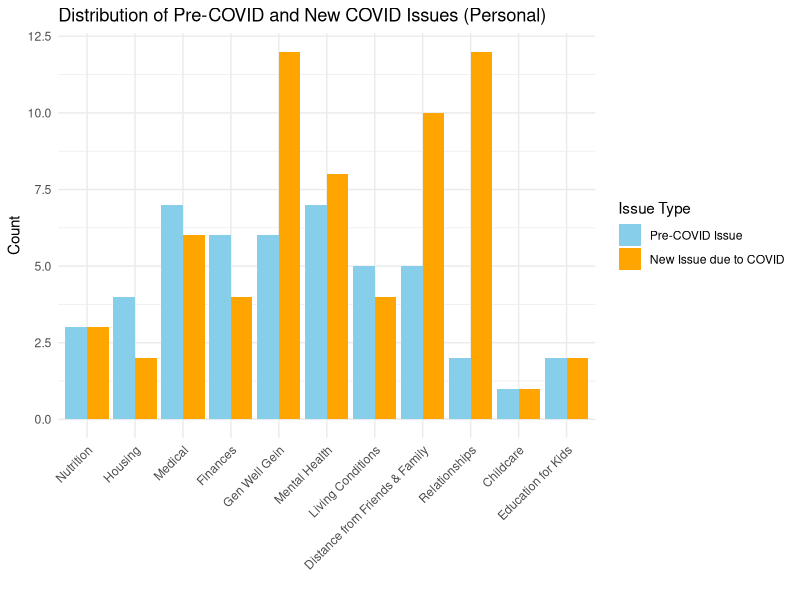
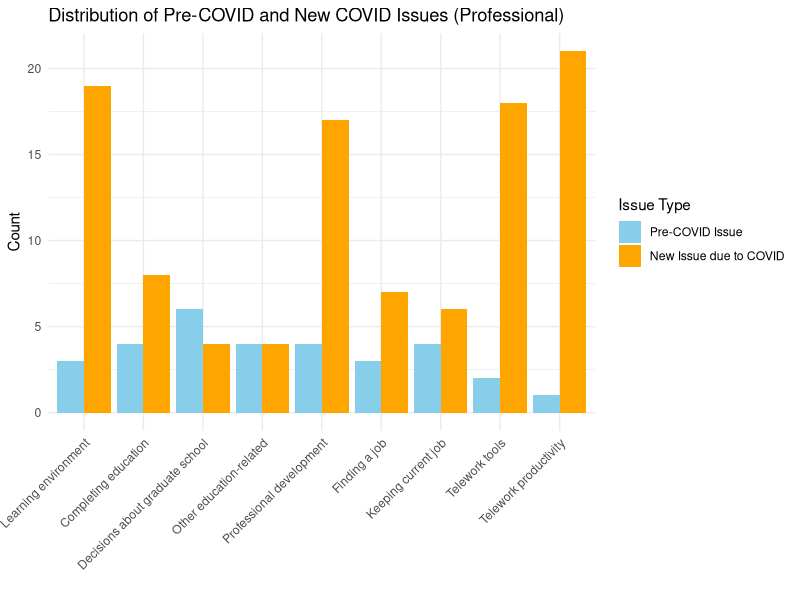
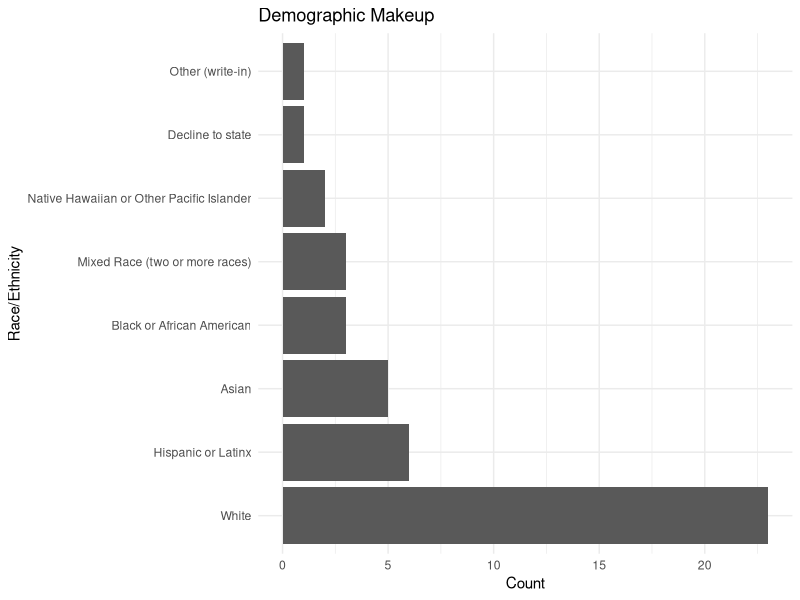
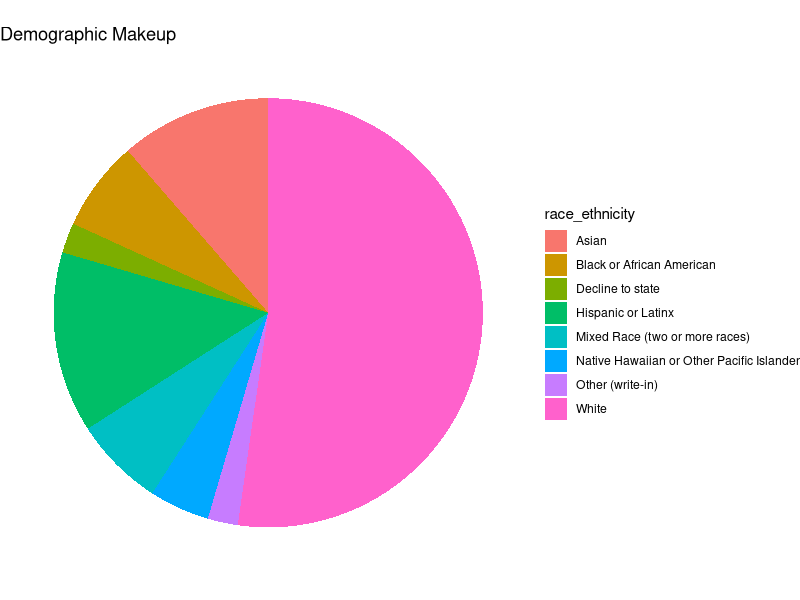
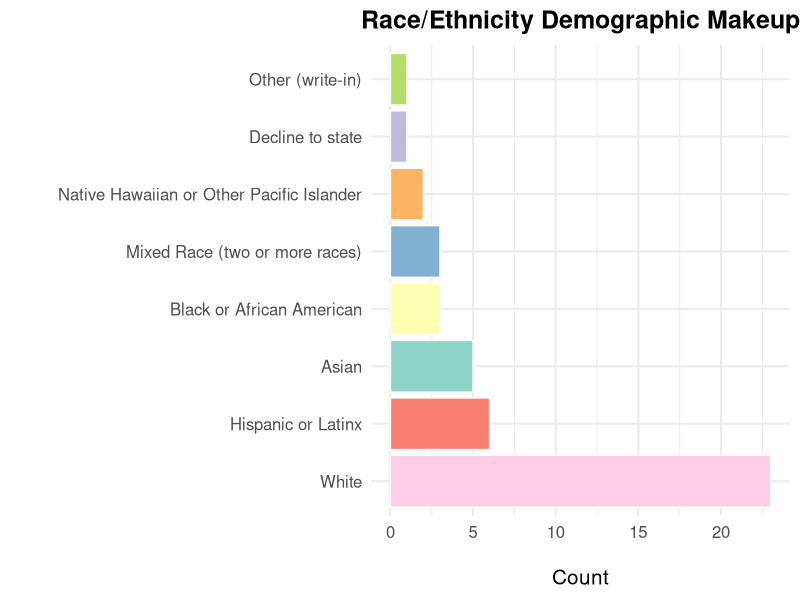
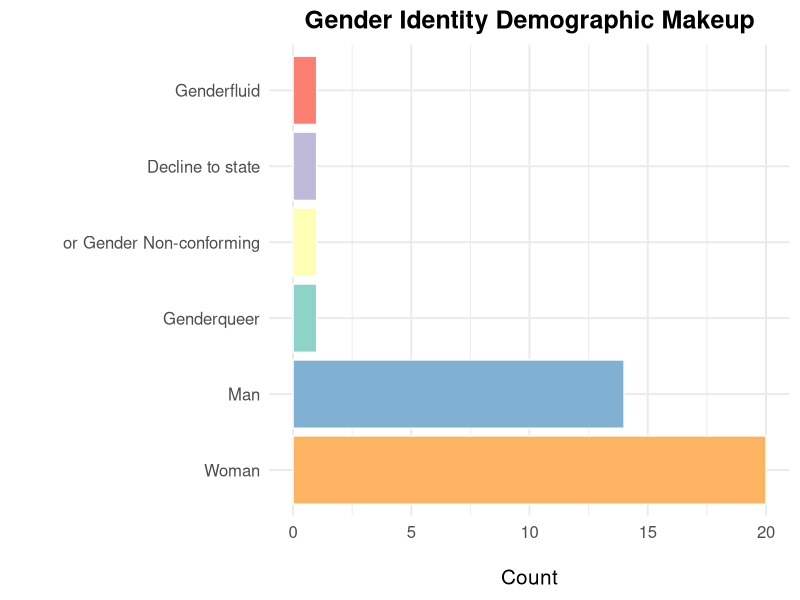
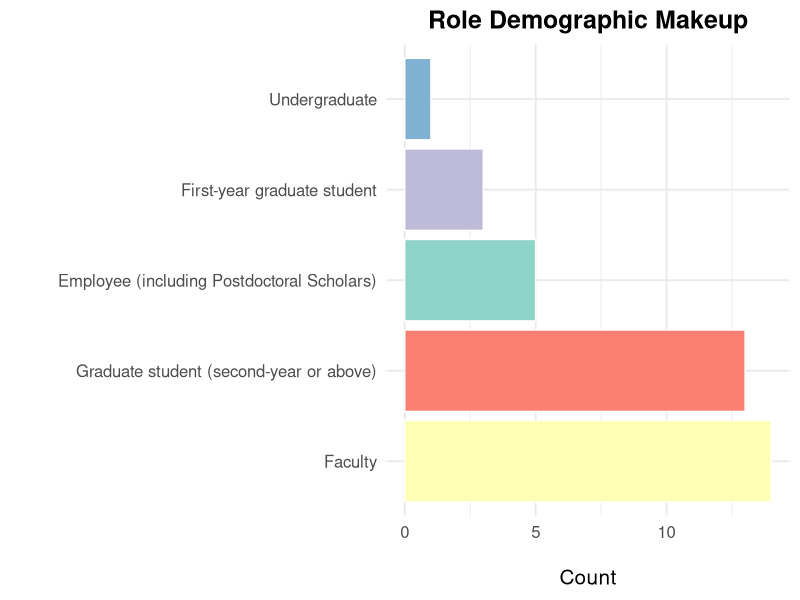
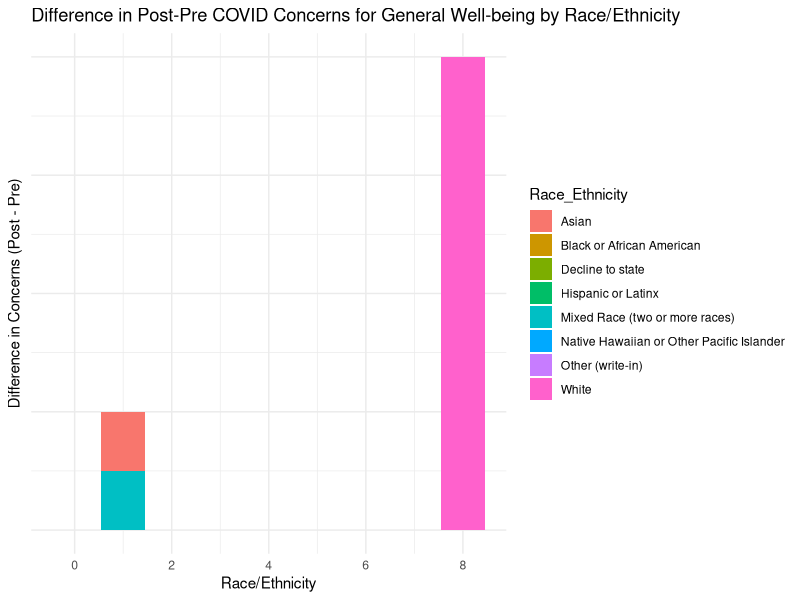

R code for these plots, in order:
## ---- chunk 1
library(tidyverse)
library(tibble)
library(kableExtra)
data <- read.csv("data_snippet.csv")
## ---- chunk 2
personal_prefix <- "Currently..are.you.concerned.about.the.following....If.you.are.not..leave.blank...__________About......Personal.impacts..."
professional_prefix <- "Currently..are.you.concerned.about.the.following....If.you.are.not..leave.blank.....__________Abo......Academic.and.or.professional.impacts..."

remove_prefix <- function(column_name, prefix_to_remove) {
  column_name <- gsub(prefix_to_remove, "", column_name)
  return(column_name)
}

personal_concern_columns <- grep(personal_prefix, names(data), value = TRUE)
professional_concern_columns <- grep(professional_prefix, names(data), value = TRUE)

cleaned_personal_column_names <- lapply(personal_concern_columns, remove_prefix, prefix_to_remove = personal_prefix)
cleaned_professional_column_names <- lapply(professional_concern_columns, remove_prefix, prefix_to_remove = professional_prefix)

df_personal <- data[personal_concern_columns]
df_professional <- data[professional_concern_columns]
names(df_personal) <- cleaned_personal_column_names
names(df_professional) <- cleaned_professional_column_names
## ---- chunk 3
# 0 - Not Concerned
# 1 - pre-covid issue
# 2 - new issue due to covid
# 3 - cannot access resources
head(df_personal)
head(df_professional)
## ---- chunk 4
aggregate_personal <- data.frame(
  Pre_COVID_Count = colSums(df_personal == 1, na.rm = TRUE),
  New_COVID_Count = colSums(df_personal == 2, na.rm = TRUE)
)

aggregate_professional <- data.frame(
  Pre_COVID_Count = colSums(df_professional == 1, na.rm = TRUE),
  New_COVID_Count = colSums(df_professional == 2, na.rm = TRUE)
)

filtered_aggregate_personal <- aggregate_personal[rowSums(aggregate_personal) > 0, ]
filtered_aggregate_professional <- aggregate_professional[rowSums(aggregate_professional) > 0, ]

tbl_personal <- as_tibble(filtered_aggregate_personal)
tbl_professional <- as_tibble(filtered_aggregate_professional)

styled_tbl_personal <- tbl_personal %>%
  mutate(
    Concern_Category = c("Nutrition", "Housing", "Medical", "Finances", "Gen Well Gein", "Mental Health", "Living Conditions", "Distance from Friends & Family", "Relationships", "Childcare", "Education for Kids"),
    Difference = New_COVID_Count - Pre_COVID_Count
  ) %>%
  select(Concern_Category, Pre_COVID_Count, New_COVID_Count, Difference) %>%
  kable(., align = "c", caption = "Distribution of Pre-COVID and New COVID Issues (Personal)") %>%
  kable_styling(full_width = FALSE)

styled_tbl_professional <- tbl_professional %>%
  mutate(
    Concern_Category = c("Learning environment", "Completing education", "Decisions about graduate school", "Other education-related", "Professional development", "Finding a job", "Keeping current job", "Telework tools", "Telework productivity"),
    Difference = New_COVID_Count - Pre_COVID_Count
  ) %>%
  select(Concern_Category, Pre_COVID_Count, New_COVID_Count, Difference) %>%
  kable(., align = "c", caption = "Distribution of Pre-COVID and New COVID Issues (Professional)") %>%
  kable_styling(full_width = FALSE)

styled_tbl_personal
styled_tbl_professional
## ---- chunk 5
personal_labels <- c("Nutrition", "Housing", "Medical", "Finances", "Gen Well Gein", "Mental Health", "Living Conditions", "Distance from Friends & Family", "Relationships", "Childcare", "Education for Kids")

df_personal_long <- filtered_aggregate_personal %>%
  rownames_to_column(var = "Concern_Category") %>%
  pivot_longer(cols = c("Pre_COVID_Count", "New_COVID_Count"), 
               names_to = "Type", values_to = "Count") %>%
  mutate(Concern_Category = factor(Concern_Category, 
                                   levels = rownames(filtered_aggregate_personal),
                                   labels = personal_labels))
type_order <- c("Pre_COVID_Count", "New_COVID_Count")
df_personal_long$Type <- factor(df_personal_long$Type, levels = type_order)

ggplot(df_personal_long, aes(x = Concern_Category, y = Count, fill = Type)) +
  geom_bar(stat = "identity", position = position_dodge()) +
  scale_fill_manual(values = c("skyblue", "orange"), 
                    labels = c("Pre-COVID Issue", "New Issue due to COVID")) +
  labs(title = "Distribution of Pre-COVID and New COVID Issues (Personal)",
       x = "", y = "Count", fill = "Issue Type") +
  theme_minimal() +
  theme(axis.text.x = element_text(angle = 45, hjust = 1, vjust = 1))
## ---- chunk 6
professional_labels <- c("Learning environment", "Completing education", "Decisions about graduate school", "Other education-related", "Professional development", "Finding a job", "Keeping current job", "Telework tools", "Telework productivity")

df_professional_long <- filtered_aggregate_professional %>%
  rownames_to_column(var = "Concern_Category") %>%
  pivot_longer(cols = c("Pre_COVID_Count", "New_COVID_Count"), 
               names_to = "Type", values_to = "Count") %>%
  mutate(Concern_Category = factor(Concern_Category, 
                                   levels = rownames(filtered_aggregate_professional),
                                   labels = professional_labels))

type_order <- c("Pre_COVID_Count", "New_COVID_Count")
df_professional_long$Type <- factor(df_professional_long$Type, levels = type_order)

ggplot(df_professional_long, aes(x = Concern_Category, y = Count, fill = Type)) +
  geom_bar(stat = "identity", position = position_dodge()) +
  scale_fill_manual(values = c("skyblue", "orange"), 
                    labels = c("Pre-COVID Issue", "New Issue due to COVID")) +
  labs(title = "Distribution of Pre-COVID and New COVID Issues (Professional)",
       x = "", y = "Count", fill = "Issue Type") +
  theme_minimal() +
  theme(axis.text.x = element_text(angle = 45, hjust = 1, vjust = 1))
## ---- chunk 7
race_ethnicity_counts <- data %>%
  separate_rows(`What.is.your.race.and.or.ethnicity..Check.all.that.apply....Selected.Choice`, sep = ",") %>%
  count(`What.is.your.race.and.or.ethnicity..Check.all.that.apply....Selected.Choice`, name = "count")

race_ethnicity_counts <- race_ethnicity_counts %>%
  rename(race_ethnicity = `What.is.your.race.and.or.ethnicity..Check.all.that.apply....Selected.Choice`)

ggplot(race_ethnicity_counts, aes(x = reorder(race_ethnicity, -count), y = count)) +
  geom_bar(stat = "identity") +
  coord_flip() +
  labs(title = "Demographic Makeup",
       x = "Race/Ethnicity",
       y = "Count") +
  theme_minimal()
## ---- chunk 8
race_ethnicity_counts %>%
  ggplot(aes(x = "", y = count, fill = race_ethnicity)) +
  geom_bar(stat = "identity", width = 1) +
  coord_polar("y") +
  labs(title = "Demographic Makeup") +
  theme_void() +
  theme(legend.position = "right")
## ---- chunk 9
render_summary_table_graph <- function(df, column, category_name) {
  total <- nrow(df)
  
  summary_df <- df %>%
    separate_rows({{column}}, sep = ",") %>%
    count({{column}}, name = "count") %>%
    mutate(percentage = round((count / total) * 100, 2)) %>%
    rename(Category = {{column}}) %>% 
    arrange(desc(count))
  
  summary_table <- kable(summary_df, format = "html", col.names = c(category_name, "Count", "Percentage (%)")) %>%
    kable_styling(full_width = FALSE, bootstrap_options = c("striped", "hover", "condensed")) %>%
  print(summary_table)
  
  graph <- ggplot(summary_df, aes(x = reorder(Category, -count), y = count, fill = Category)) +
    geom_bar(stat = "identity", color = "white", show.legend = FALSE) +
    coord_flip() +
    labs(title = paste(category_name, "Demographic Makeup"),
         x = "",
         y = "Count") +
    theme_minimal(base_size = 15) +
    theme(axis.title.x = element_text(margin = margin(t = 20)),
          axis.title.y = element_text(margin = margin(r = 20)),
          plot.title = element_text(hjust = 0.5, face = "bold", size = 18)) +
    scale_fill_brewer(palette = "Set3")
  print(graph)
}

render_summary_table_graph(data, `What.is.your.race.and.or.ethnicity..Check.all.that.apply....Selected.Choice`, "Race/Ethnicity")
render_summary_table_graph(data, `How.would.you.describe.yourself...Mark.one.answer....Selected.Choice`, "Gender Identity")
# render_summary_table_graph(data, `Institution.Type`, "Institution Type")
render_summary_table_graph(data, Role, "Role")
## ---- chunk 10
personal_prefix <- "Currently..are.you.concerned.about.the.following....If.you.are.not..leave.blank...__________About......Personal.impacts..."
professional_prefix <- "Currently..are.you.concerned.about.the.following....If.you.are.not..leave.blank.....__________Abo......Academic.and.or.professional.impacts..."
race_prefix <- 'What.is.your.race.and.or.ethnicity..Check.all.that.apply....Selected.Choice'

remove_prefix <- function(column_name, prefix_to_remove) {
  column_name <- gsub(prefix_to_remove, "", column_name)
  return(column_name)
}

personal_concern_columns <- grep(personal_prefix, names(data), value = TRUE)
professional_concern_columns <- grep(professional_prefix, names(data), value = TRUE)
race_columns <- grep(race_prefix, names(data), value = TRUE)

cleaned_personal_column_names <- lapply(personal_concern_columns, remove_prefix, prefix_to_remove = personal_prefix)
cleaned_professional_column_names <- lapply(professional_concern_columns, remove_prefix, prefix_to_remove = professional_prefix)

df_personal <- data[c(personal_concern_columns, race_columns)]
df_professional <- data[c(professional_concern_columns,race_columns)]
names(df_personal) <- c(cleaned_personal_column_names, 'Race_Ethnicity')
names(df_professional) <- c(cleaned_professional_column_names, 'Race_Ethnicity')
## ---- chunk 11
head(df_personal)
## ---- chunk 12
df_personal[] <- lapply(df_personal[], as.character)

personal_data_long <- df_personal %>%
  mutate(id = row_number()) %>%
  separate_rows(General.well.being, sep = ",") %>%
  separate_rows(Race_Ethnicity, sep = ",") %>%
  mutate(General.well.being = as.integer(General.well.being))

concern_counts <- personal_data_long %>%
  group_by(Race_Ethnicity) %>%
  summarize(
    pre_covid = sum(General.well.being == 1),
    post_covid = sum(General.well.being == 2)
  )
concern_counts <- concern_counts %>%
  mutate(difference = post_covid - pre_covid)

ggplot(concern_counts, aes(x = difference, y = difference, fill = Race_Ethnicity)) +
  geom_bar(stat = "identity") +
  labs(title = "Difference in Post-Pre COVID Concerns for General Well-being by Race/Ethnicity",
       x = "Race/Ethnicity",
       y = "Difference in Concerns (Post - Pre)") +
  theme_minimal() +
  theme(axis.text.y = element_blank())
## ---- chunk 13
concern_counts %>%
  kable(col.names = c("Race/Ethnicity", "Pre-COVID Concerns", "Post-COVID Concerns", "Difference (Post - Pre)"), 
        caption = "Difference in Post-Pre COVID Concerns for General Well-being by Race/Ethnicity") %>%
  kable_styling(bootstrap_options = c("striped", "hover", "condensed", "responsive"))
## ---- chunk 14
df_professional[] <- lapply(df_professional[], as.character)

personal_data_long <- df_professional %>%
  mutate(id = row_number()) %>%
  separate_rows(Professional.development..internships..programs..conferences., sep = ",") %>%
  separate_rows(Race_Ethnicity, sep = ",") %>%
  mutate(General.well.being = as.integer(Professional.development..internships..programs..conferences.))

total_counts <- personal_data_long %>%
  group_by(Race_Ethnicity) %>%
  summarize(total = n())

concern_counts <- personal_data_long %>%
  group_by(Race_Ethnicity) %>%
  summarize(
    pre_covid = sum(Professional.development..internships..programs..conferences. == 1),
    post_covid = sum(Professional.development..internships..programs..conferences. == 2)
  ) %>%
  left_join(total_counts, by = "Race_Ethnicity") %>%
  mutate(
    pre_covid_prop = round((pre_covid / total) * 100, 2),
    post_covid_prop = round((post_covid / total) * 100, 2),
    difference = round(post_covid_prop - pre_covid_prop, 2)
  )

concern_counts %>%
  select(Race_Ethnicity, pre_covid_prop, post_covid_prop, difference) %>%
  kable(col.names = c("Race/Ethnicity", "Pre-COVID Proportion (%)", "Post-COVID Proportion (%)", "Difference (Post - Pre)"), 
        caption = "Difference in Post-Pre COVID Concerns for Professional Development (Proportions)") %>%
  kable_styling(bootstrap_options = c("striped", "hover", "condensed", "responsive"))
## ---- chunk 15
ggplot(concern_counts, aes(x = Race_Ethnicity, y = difference, fill = Race_Ethnicity)) +
  geom_bar(stat = "identity") +
  labs(title = "Difference in Proportion of Professional Development by Race",
       x = "", y = "Difference in Proportion (Post - Pre)") +
  theme_minimal() +
  theme(axis.text.x=element_blank(), 
        axis.ticks.x=element_blank())
## ---- chunk 16
df_personal[] <- lapply(df_personal[], as.character)

personal_data_long <- df_personal %>%
  mutate(id = row_number()) %>%
  separate_rows(General.well.being, sep = ",") %>%
  separate_rows(Race_Ethnicity, sep = ",") %>%
  mutate(General.well.being = as.integer(General.well.being))

total_counts <- personal_data_long %>%
  group_by(Race_Ethnicity) %>%
  summarize(total = n())

concern_counts <- personal_data_long %>%
  group_by(Race_Ethnicity) %>%
  summarize(
    pre_covid = sum(General.well.being == 1),
    post_covid = sum(General.well.being == 2)
  ) %>%
  left_join(total_counts, by = "Race_Ethnicity") %>%
  mutate(
    pre_covid_prop = round((pre_covid / total) * 100, 2),
    post_covid_prop = round((post_covid / total) * 100, 2),
    difference = round(post_covid_prop - pre_covid_prop, 2)
  )

concern_counts %>%
  select(Race_Ethnicity, pre_covid_prop, post_covid_prop, difference) %>%
  kable(col.names = c("Race/Ethnicity", "Pre-COVID Proportion (%)", "Post-COVID Proportion (%)", "Difference (Post - Pre)"), 
        caption = "Difference in Post-Pre COVID Concerns for General Well-being by Race/Ethnicity (Proportions)") %>%
  kable_styling(bootstrap_options = c("striped", "hover", "condensed", "responsive"))
## ---- chunk 17
ggplot(concern_counts, aes(x = Race_Ethnicity, y = difference, fill = Race_Ethnicity)) +
  geom_bar(stat = "identity") +
  labs(title = "Difference in Proportion of Generall Well Being by Race",
       x = "", y = "Difference in Proportion (Post - Pre)") +
  theme_minimal() +
  theme(axis.text.x=element_blank(), 
        axis.ticks.x=element_blank())
## ---- chunk 18
personal_prefix <- "Currently..are.you.concerned.about.the.following....If.you.are.not..leave.blank...__________About......Personal.impacts..."
professional_prefix <- "Currently..are.you.concerned.about.the.following....If.you.are.not..leave.blank.....__________Abo......Academic.and.or.professional.impacts..."

remove_prefix <- function(column_name, prefix_to_remove) {
  column_name <- gsub(prefix_to_remove, "", column_name)
  return(column_name)
}

personal_concern_columns <- grep(personal_prefix, names(data), value = TRUE)
professional_concern_columns <- grep(professional_prefix, names(data), value = TRUE)

cleaned_personal_column_names <- lapply(personal_concern_columns, remove_prefix, prefix_to_remove = personal_prefix)
cleaned_professional_column_names <- lapply(professional_concern_columns, remove_prefix, prefix_to_remove = professional_prefix)

df_personal <- data[c(personal_concern_columns, "Role")]
df_professional <- data[c(professional_concern_columns,"Role")]
names(df_personal) <- c(cleaned_personal_column_names, 'Role')
names(df_professional) <- c(cleaned_professional_column_names, 'Role')
## ---- chunk 19
df_professional <- df_professional %>%
  select(-starts_with("Other..write.in."))

df_professional[] <- lapply(df_professional[], as.character)

professional_columns <- names(df_professional)[-which(names(df_professional) == "Role")]

personal_data_long <- df_professional %>%
  mutate(id = row_number()) %>%
  separate_rows(Role, sep = ",") %>%
  pivot_longer(cols = all_of(professional_columns), 
               names_to = "Professional_Development", 
               values_to = "Concern") %>%
  separate_rows(Concern, sep = ",") %>%
  mutate(Concern = as.integer(Concern))

# Calculate the total number of concerns for each Role
total_counts <- personal_data_long %>%
  group_by(Role, Professional_Development) %>%
  summarize(total = n(), .groups = 'drop')

# Calculate the proportions of pre-COVID and post-COVID concerns
concern_counts <- personal_data_long %>%
  group_by(Role, Professional_Development) %>%
  summarize(
    pre_covid = sum(Concern == 1),
    post_covid = sum(Concern == 2),
    .groups = 'drop'
  ) %>%
  left_join(total_counts, by = c("Role", "Professional_Development")) %>%
  mutate(
    pre_covid_prop = round((pre_covid / total) * 100, 2),
    post_covid_prop = round((post_covid / total) * 100, 2),
    difference = round(post_covid_prop - pre_covid_prop, 2)
  )

df_professional_long <- concern_counts %>%
  pivot_longer(cols = c("pre_covid_prop", "post_covid_prop"), 
               names_to = "Type", 
               values_to = "Proportion") %>%
  mutate(Type = recode(Type, "pre_covid_prop" = "Pre-COVID Proportion", "post_covid_prop" = "Post-COVID Proportion"))

concern_counts %>%
  select(Role, Professional_Development, pre_covid_prop, post_covid_prop, difference) %>%
  kable(col.names = c("Role", "Professional Development", "Pre-COVID Proportion (%)", "Post-COVID Proportion (%)", "Difference (Post - Pre)"), 
        caption = "Difference in Post-Pre COVID Concerns for Professional Development (Proportions)") %>%
  kable_styling(bootstrap_options = c("striped", "hover", "condensed", "responsive"))
## ---- chunk 20
ggplot(concern_counts, aes(x = Role, y = difference, fill = Role)) +
  geom_bar(stat = "identity") +
  facet_wrap(~ Professional_Development, scales = "free_y") +
  labs(title = "Difference in Proportion of COVID Concerns by Professional Development Category",
       x = "Role", y = "Difference in Proportion (Post - Pre)") +
  theme_minimal() +
  theme(axis.text.x=element_blank(), 
        axis.ticks.x=element_blank())
## ---- chunk 21
ggplot(concern_counts, aes(x = Professional_Development, y = difference, fill = Professional_Development)) +
  geom_bar(stat = "identity") +
  facet_wrap(~ Role, scales = "free_y") +
  labs(title = "Difference in Proportion of COVID Concerns by Professional Development Category Faceted by Role",
       x = "Role", y = "Difference in Proportion (Post - Pre)") +
  theme_minimal() +
  theme(axis.text.x=element_blank(), 
        axis.ticks.x=element_blank())
## ---- chunk 22
ggplot(concern_counts, aes(x = Professional_Development, y = difference, fill = Role)) +
  geom_bar(stat = "identity", position = "dodge2") +
  labs(title = "Difference in Proportion of COVID Concerns by Professional Development Category and Role",
       x = "", y = "Difference in Proportion (Post - Pre)") +
  theme_minimal() +
  theme(axis.text.x = element_text(angle = 45, hjust = 1, vjust = 1))
